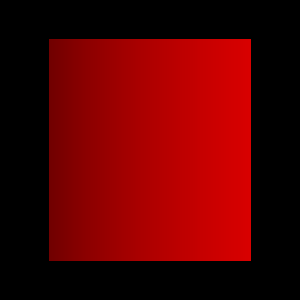

This figure's Python source:
#!/usr/bin/env python

# Read an HDR XYZ file via vtkFileResourceStream with cropping and display.

import os

import vtkmodules.vtkInteractionStyle  # noqa: F401
import vtkmodules.vtkRenderingFreeType  # noqa: F401
import vtkmodules.vtkRenderingOpenGL2  # noqa: F401

from vtkmodules.vtkIOCore import vtkFileResourceStream
from vtkmodules.vtkIOImage import vtkHDRReader
from vtkmodules.vtkImagingCore import vtkImageShiftScale
from vtkmodules.vtkRenderingCore import (
    vtkImageActor,
    vtkRenderWindow,
    vtkRenderWindowInteractor,
    vtkRenderer,
)

# Source
data_dir = os.environ.get("VPE_DATA_DIR", os.path.dirname(os.path.abspath(__file__)))

# Open file via stream
file_stream = vtkFileResourceStream()
file_stream.Open(os.path.join(data_dir, "gradient_xyz.hdr"))

# Read HDR from stream
hdr_reader = vtkHDRReader()
hdr_reader.SetStream(file_stream)
hdr_reader.UpdateInformation()

# Crop the image
data_extent = hdr_reader.GetDataExtent()
extents = [data_extent[0] + data_extent[1] // 5, data_extent[1] - data_extent[1] // 5,
           data_extent[2] + data_extent[3] // 6, data_extent[3] - data_extent[3] // 6, 0, 0]
hdr_reader.UpdateExtent(extents)

# Tone-map HDR float data to displayable range
shift_scale = vtkImageShiftScale()
shift_scale.SetInputData(hdr_reader.GetOutput())
shift_scale.SetShift(0)
shift_scale.SetScale(255)
shift_scale.SetOutputScalarTypeToUnsignedChar()
shift_scale.ClampOverflowOn()

# Display with image actor
image_actor = vtkImageActor()
image_actor.GetMapper().SetInputConnection(shift_scale.GetOutputPort())

# Renderer
renderer = vtkRenderer()
renderer.AddActor(image_actor)

# Render window
render_window = vtkRenderWindow()
render_window.AddRenderer(renderer)
render_window.SetWindowName("hdr reader xyz stream")
render_window.SetMultiSamples(0)
render_window.SetSize(300, 300)

# Interactor
interactor = vtkRenderWindowInteractor()
interactor.SetRenderWindow(render_window)

# Scene
renderer.GetActiveCamera().ParallelProjectionOn()
renderer.ResetCamera()

interactor.Initialize()
interactor.Start()
